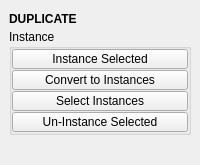
<?xml version="1.0" encoding="UTF-8"?>
<ui version="4.0">
 <class>QtUi</class>
 <widget class="QMainWindow" name="QtUi">
  <property name="geometry">
   <rect>
    <x>0</x>
    <y>0</y>
    <width>200</width>
    <height>165</height>
   </rect>
  </property>
  <property name="windowTitle">
   <string>Toolkit</string>
  </property>
  <property name="tabShape">
   <enum>QTabWidget::Triangular</enum>
  </property>
  <property name="dockNestingEnabled">
   <bool>true</bool>
  </property>
  <property name="dockOptions">
   <set>QMainWindow::AllowNestedDocks|QMainWindow::AllowTabbedDocks|QMainWindow::AnimatedDocks|QMainWindow::ForceTabbedDocks</set>
  </property>
  <property name="bnabled" stdset="0">
   <bool>true</bool>
  </property>
  <widget class="QWidget" name="central_widget">
   <property name="minimumSize">
    <size>
     <width>200</width>
     <height>0</height>
    </size>
   </property>
   <property name="palette">
    <palette>
     <active>
      <colorrole role="Highlight">
       <brush brushstyle="SolidPattern">
        <color alpha="255">
         <red>168</red>
         <green>152</green>
         <blue>250</blue>
        </color>
       </brush>
      </colorrole>
     </active>
     <inactive>
      <colorrole role="Highlight">
       <brush brushstyle="SolidPattern">
        <color alpha="255">
         <red>168</red>
         <green>152</green>
         <blue>250</blue>
        </color>
       </brush>
      </colorrole>
     </inactive>
     <disabled>
      <colorrole role="Highlight">
       <brush brushstyle="SolidPattern">
        <color alpha="255">
         <red>168</red>
         <green>152</green>
         <blue>250</blue>
        </color>
       </brush>
      </colorrole>
     </disabled>
    </palette>
   </property>
   <layout class="QVBoxLayout" name="verticalLayout_2">
    <item>
     <layout class="QVBoxLayout" name="verticalLayout">
      <property name="spacing">
       <number>0</number>
      </property>
      <item>
       <widget class="Header" name="header">
        <property name="minimumSize">
         <size>
          <width>0</width>
          <height>20</height>
         </size>
        </property>
        <property name="maximumSize">
         <size>
          <width>16777215</width>
          <height>20</height>
         </size>
        </property>
        <property name="font">
         <font>
          <weight>75</weight>
          <bold>true</bold>
         </font>
        </property>
        <property name="text">
         <string>DUPLICATE</string>
        </property>
       </widget>
      </item>
      <item>
       <widget class="QGroupBox" name="groupBox_7">
        <property name="title">
         <string>Instance</string>
        </property>
        <layout class="QVBoxLayout" name="verticalLayout_3">
         <property name="spacing">
          <number>1</number>
         </property>
         <property name="leftMargin">
          <number>0</number>
         </property>
         <property name="topMargin">
          <number>0</number>
         </property>
         <property name="rightMargin">
          <number>0</number>
         </property>
         <property name="bottomMargin">
          <number>0</number>
         </property>
         <item>
          <widget class="QPushButton" name="b000">
           <property name="minimumSize">
            <size>
             <width>0</width>
             <height>20</height>
            </size>
           </property>
           <property name="maximumSize">
            <size>
             <width>16777215</width>
             <height>20</height>
            </size>
           </property>
           <property name="toolTip">
            <string>&lt;html&gt;&lt;head/&gt;&lt;body&gt;&lt;p&gt;Create instances of any selected objects.&lt;/p&gt;&lt;/body&gt;&lt;/html&gt;</string>
           </property>
           <property name="text">
            <string>Instance Selected</string>
           </property>
           <property name="iconSize">
            <size>
             <width>18</width>
             <height>18</height>
            </size>
           </property>
           <property name="autoDefault">
            <bool>false</bool>
           </property>
           <property name="default">
            <bool>false</bool>
           </property>
           <property name="flat">
            <bool>false</bool>
           </property>
           <property name="bnabled" stdset="0">
            <bool>true</bool>
           </property>
          </widget>
         </item>
         <item>
          <widget class="PushButton" name="tb000">
           <property name="minimumSize">
            <size>
             <width>0</width>
             <height>20</height>
            </size>
           </property>
           <property name="maximumSize">
            <size>
             <width>16777215</width>
             <height>20</height>
            </size>
           </property>
           <property name="toolTip">
            <string>&lt;html&gt;&lt;head/&gt;&lt;body&gt;&lt;p&gt;The first selected object will be instanced across all other selected objects.&lt;/p&gt;&lt;/body&gt;&lt;/html&gt;</string>
           </property>
           <property name="text">
            <string>Convert to Instances</string>
           </property>
           <property name="iconSize">
            <size>
             <width>18</width>
             <height>18</height>
            </size>
           </property>
           <property name="autoDefault">
            <bool>false</bool>
           </property>
           <property name="default">
            <bool>false</bool>
           </property>
           <property name="flat">
            <bool>false</bool>
           </property>
           <property name="bnabled" stdset="0">
            <bool>true</bool>
           </property>
          </widget>
         </item>
         <item>
          <widget class="QPushButton" name="b004">
           <property name="minimumSize">
            <size>
             <width>0</width>
             <height>20</height>
            </size>
           </property>
           <property name="maximumSize">
            <size>
             <width>16777215</width>
             <height>20</height>
            </size>
           </property>
           <property name="toolTip">
            <string>&lt;html&gt;&lt;head/&gt;&lt;body&gt;&lt;p&gt;Select objects that are an instance of the current selection.&lt;/p&gt;&lt;p&gt;If no user selection exists, function will select all instanced objects in the scene.&lt;/p&gt;&lt;/body&gt;&lt;/html&gt;</string>
           </property>
           <property name="text">
            <string>Select Instances</string>
           </property>
           <property name="iconSize">
            <size>
             <width>18</width>
             <height>18</height>
            </size>
           </property>
           <property name="autoDefault">
            <bool>false</bool>
           </property>
           <property name="default">
            <bool>false</bool>
           </property>
           <property name="flat">
            <bool>false</bool>
           </property>
           <property name="bnabled" stdset="0">
            <bool>true</bool>
           </property>
          </widget>
         </item>
         <item>
          <widget class="QPushButton" name="b005">
           <property name="minimumSize">
            <size>
             <width>0</width>
             <height>20</height>
            </size>
           </property>
           <property name="maximumSize">
            <size>
             <width>16777215</width>
             <height>20</height>
            </size>
           </property>
           <property name="toolTip">
            <string>Uninstance selected objects. (no selection is needed for 'all' flag)</string>
           </property>
           <property name="text">
            <string>Un-Instance Selected</string>
           </property>
           <property name="iconSize">
            <size>
             <width>18</width>
             <height>18</height>
            </size>
           </property>
           <property name="autoDefault">
            <bool>false</bool>
           </property>
           <property name="default">
            <bool>false</bool>
           </property>
           <property name="flat">
            <bool>false</bool>
           </property>
           <property name="bnabled" stdset="0">
            <bool>true</bool>
           </property>
          </widget>
         </item>
        </layout>
       </widget>
      </item>
      <item>
       <spacer name="verticalSpacer_2">
        <property name="orientation">
         <enum>Qt::Vertical</enum>
        </property>
        <property name="sizeHint" stdset="0">
         <size>
          <width>0</width>
          <height>10</height>
         </size>
        </property>
       </spacer>
      </item>
     </layout>
    </item>
   </layout>
  </widget>
 </widget>
 <customwidgets>
  <customwidget>
   <class>Header</class>
   <extends>QLabel</extends>
   <header>uitk.widgets.header.Header.h</header>
  </customwidget>
  <customwidget>
   <class>PushButton</class>
   <extends>QPushButton</extends>
   <header>widgets.pushbutton.h</header>
  </customwidget>
 </customwidgets>
 <resources/>
 <connections/>
 <designerdata>
  <property name="gridDeltaX">
   <number>5</number>
  </property>
  <property name="gridDeltaY">
   <number>5</number>
  </property>
  <property name="gridSnapX">
   <bool>true</bool>
  </property>
  <property name="gridSnapY">
   <bool>true</bool>
  </property>
  <property name="gridVisible">
   <bool>true</bool>
  </property>
 </designerdata>
</ui>
